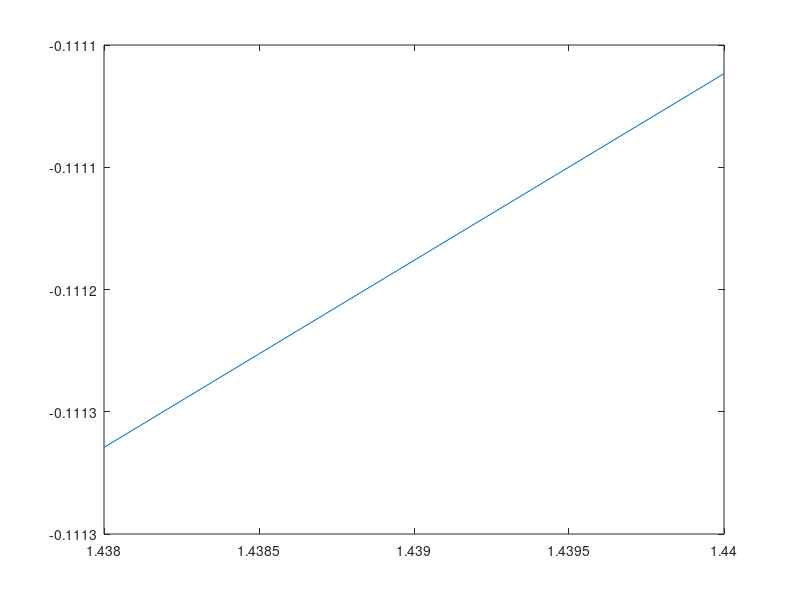

Source code (MATLAB):


r=0.83;
tao=0.801;
R=50E-6;
lamda=1.438:0.001:1.440;
neff=3.179;

L = 2*pi*R;
phi = mod(L*neff./lamda*2*pi,2*pi);%~~~~-
Ta = exp(1i*(pi+phi)).*(tao-r.*exp(-1i*phi))./(1-r.*tao.*exp(1i*phi));
T = (abs(Ta)).^2;%~~~~-
%T = (tao^2-2*r*tao*cos(phi)+r^2)./(1-2*r*tao*cos(phi)+r^2*tao^2);
PHI = angle(Ta);%~~~~-
% if r<=tao
%     PHI = PHI+(PHI<0)*2*pi ;
% end;

plot(lamda,PHI)





